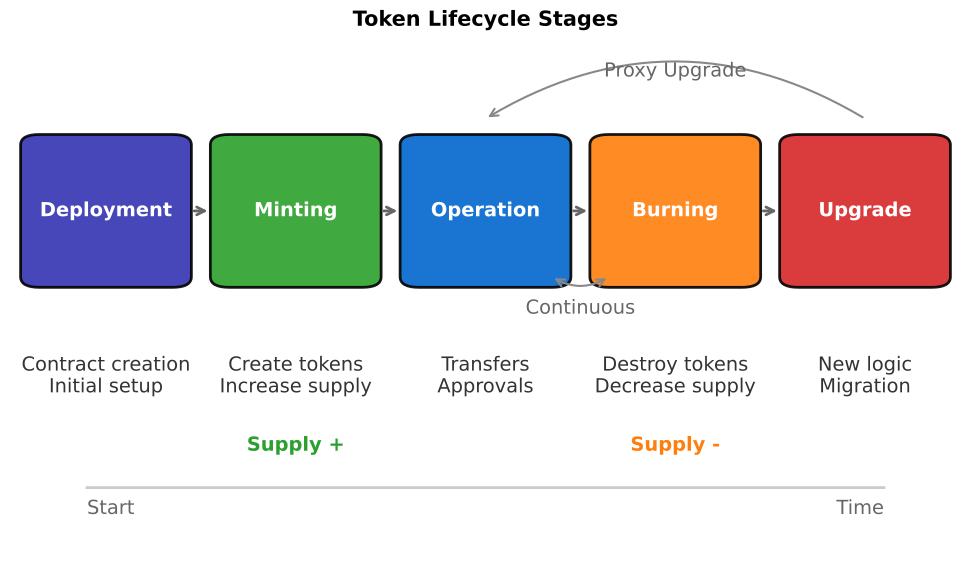

Reproduce this figure in Python.
"""
Token Lifecycle Stages
Flow diagram showing complete token lifecycle
"""

import matplotlib.pyplot as plt
import matplotlib.patches as mpatches
from matplotlib.patches import FancyBboxPatch, FancyArrowPatch
from pathlib import Path

CHART_METADATA = {
    'title': 'Token Lifecycle Stages',
    'url': 'https://github.com/Digital-AI-Finance/Blockchain_Crypto/tree/main/Module_B_Ethereum_Smart_Contracts/L19_Token_Lifecycle/charts/01_token_lifecycle_stages'
}

plt.rcParams.update({
    'font.size': 14,
    'axes.labelsize': 14,
    'axes.titlesize': 16,
    'xtick.labelsize': 12,
    'ytick.labelsize': 12,
    'legend.fontsize': 12,
    'figure.figsize': (10, 6),
    'figure.dpi': 150
})

MLPURPLE = '#3333B2'
MLBLUE = '#0066CC'
MLORANGE = '#FF7F0E'
MLGREEN = '#2CA02C'
MLRED = '#D62728'

fig, ax = plt.subplots(figsize=(10, 6))

# Lifecycle stages as boxes
stages = [
    {'name': 'Deployment', 'x': 0.1, 'color': MLPURPLE, 'desc': 'Contract creation\nInitial setup'},
    {'name': 'Minting', 'x': 0.3, 'color': MLGREEN, 'desc': 'Create tokens\nIncrease supply'},
    {'name': 'Operation', 'x': 0.5, 'color': MLBLUE, 'desc': 'Transfers\nApprovals'},
    {'name': 'Burning', 'x': 0.7, 'color': MLORANGE, 'desc': 'Destroy tokens\nDecrease supply'},
    {'name': 'Upgrade', 'x': 0.9, 'color': MLRED, 'desc': 'New logic\nMigration'},
]

box_width = 0.14
box_height = 0.25

for i, stage in enumerate(stages):
    # Main stage box
    box = FancyBboxPatch((stage['x'] - box_width/2, 0.55), box_width, box_height,
                          boxstyle="round,pad=0.02", facecolor=stage['color'],
                          edgecolor='black', linewidth=2, alpha=0.9)
    ax.add_patch(box)
    ax.text(stage['x'], 0.675, stage['name'], ha='center', va='center',
            fontsize=14, fontweight='bold', color='white')

    # Description below
    ax.text(stage['x'], 0.40, stage['desc'], ha='center', va='top',
            fontsize=14, color='#333')

    # Arrow to next stage (except last)
    if i < len(stages) - 1:
        ax.annotate('', xy=(stages[i+1]['x'] - box_width/2 - 0.02, 0.675),
                   xytext=(stage['x'] + box_width/2 + 0.02, 0.675),
                   arrowprops=dict(arrowstyle='->', color='#666', lw=2))

# Cycle arrow from Upgrade back to Operation
ax.annotate('', xy=(0.5, 0.85), xytext=(0.9, 0.85),
           arrowprops=dict(arrowstyle='->', color='#888', lw=1.5,
                          connectionstyle='arc3,rad=0.3'))
ax.text(0.70, 0.93, 'Proxy Upgrade', fontsize=14, ha='center', color='#666')

# Loop from Operation to Burning and back
ax.annotate('', xy=(0.5 + box_width/2, 0.55), xytext=(0.7 - box_width/2, 0.55),
           arrowprops=dict(arrowstyle='<->', color='#888', lw=1.5,
                          connectionstyle='arc3,rad=-0.3'))
ax.text(0.60, 0.48, 'Continuous', fontsize=14, ha='center', color='#666')

# Supply indicator
ax.text(0.30, 0.22, 'Supply +', fontsize=14, fontweight='bold', color=MLGREEN, ha='center')
ax.text(0.70, 0.22, 'Supply -', fontsize=14, fontweight='bold', color=MLORANGE, ha='center')

# Timeline indicator
ax.axhline(y=0.15, xmin=0.08, xmax=0.92, color='#ccc', linestyle='-', lw=2)
ax.text(0.08, 0.10, 'Start', fontsize=14, color='#666')
ax.text(0.92, 0.10, 'Time', fontsize=14, ha='right', color='#666')

ax.set_xlim(0, 1)
ax.set_ylim(0, 1)
ax.axis('off')

ax.set_title('Token Lifecycle Stages', fontweight='bold', fontsize=15, pad=10)
plt.tight_layout()

output_path = Path(__file__).parent / 'chart.pdf'
plt.savefig(output_path, bbox_inches='tight', dpi=300)
print(f"Chart saved to: {output_path.absolute()}")
plt.close()
